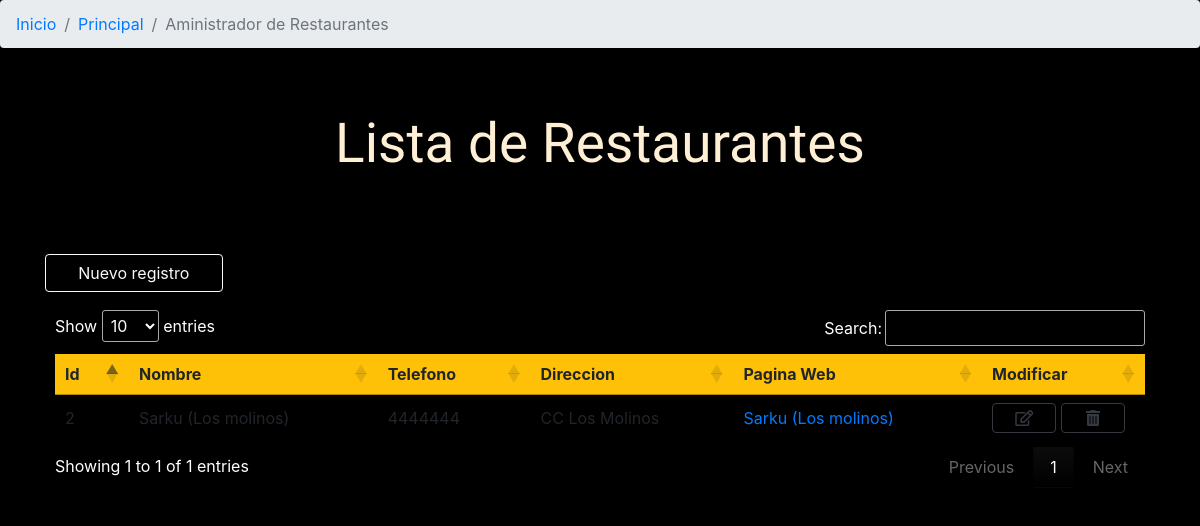
Before: /adminres.php (signed in) with the older database file.
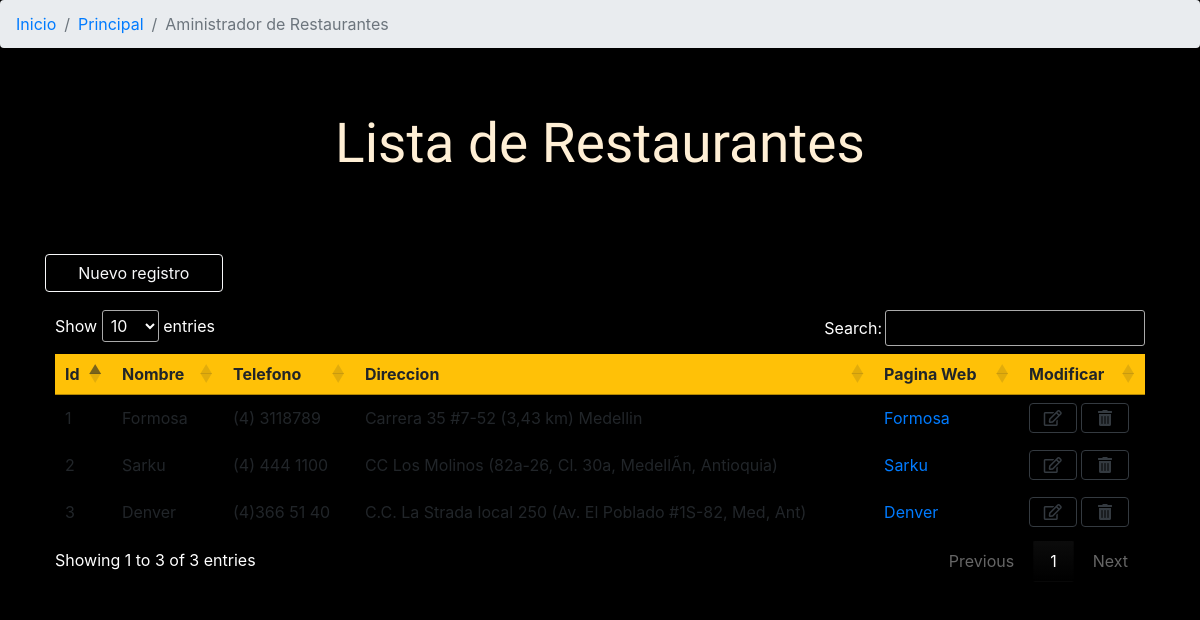
After: the same page with the newer database file.
### tables this page shows
CREATE TABLE `restaurantes` (
  `id` int(100) NOT NULL COMMENT 'id restaurantes',
  `nombre` varchar(50) NOT NULL COMMENT 'nombre restaurantes',
  `telefono` varchar(50) NOT NULL COMMENT 'telefono restaurantes',
  `direccion` varchar(100) NOT NULL COMMENT 'direccion restaurantes',
  `web` varchar(100) DEFAULT NULL COMMENT 'web restaurantes'
);

### clases/conexion.php (called while the page is built, shortened)
<?php
class Conexion {
	function __construct()
	{
		$this->servidor="localhost";
		$this->usuario="root";
		$this->clave="";
		$this->basededatos="proyectosis";
		$this->conexion=new mysqli($this->servidor,$this->usuario,$this->clave,$this->basededatos);
	}
}
?>

### clases/restaurantes.php (called while the page is built, shortened)
<?php
include("conexion.php");
class restaurantes extends Conexion {
	function __construct(){
		$this->tabla="restaurantes";
	}
	function listar(){
		$sql=" select * from ".$this->tabla." ";
		$registros=array();
		if ($this->conexion->query($sql)) {
			$resultado=$this->conexion->query($sql);
			while ($fila=$resultado->fetch_array()) {
				$registros[]=$fila;
			}
		} else {
			echo "Se presento un problema con el query: ".$sql;
		}
		return $registros;
	}
}
 ?>

### adminres.php (the view, shortened to what this page needs)
<?php
include("clases/restaurantes.php");
$clase=new Restaurantes;
$datos=$clase->listar();
?>
<html>
<head>
	<?php include("incluidos/css.php");?>
	</head>
<body>
	<nav aria-label="breadcrumb">
  <ol class="breadcrumb">
	 <li class="breadcrumb-item"><a href="index.php">Inicio</a></li>
	 <li class="breadcrumb-item"><a href="principal.php">Principal</a></li>
    <li class="breadcrumb-item active" aria-current="page">Aministrador de Restaurantes</li>
  </ol>
</nav>
<br>
<header class="bienvenida">
	<h1>Lista de Restaurantes</h1>
</header>
	<div class="container">
		<a href="restaurantes.formulario.php" class="btn btn-outline-light mb-2 btn-nuevo">Nuevo registro</a>
		<div class="tabla1">
				<table width="100%" id="tablarestaurantes" class="display">
					<thead>
						<tr class="bg-warning">
							<th>Id</th>
							<th>Nombre</th>
							<th>Telefono</th>
							<th>Direccion</th>
							<th>Pagina Web</th>
							<th>Modificar</th>
						</tr>
					</thead>
					<tbody>
						<?php
						foreach ($datos as $filaregistro) {
						?>
						<tr align="left">
							<td><?php echo $filaregistro["id"];?></td>
							<td><?php echo $filaregistro["nombre"];?></td>
							<td><?php echo $filaregistro["telefono"];?></td>
							<td><?php echo $filaregistro["direccion"];?></td>
							<td><a href="<?php echo $filaregistro["web"];?>"><?php echo $filaregistro["nombre"];?></a></td>
							<td><a href="restaurantes.formulario.php?id=<?php echo $filaregistro["id"];?>" class="btn btn-outline-dark modif"><i class="far fa-edit"></i></a>
								<a href="adminres.php?id=<?php echo $filaregistro["id"];?>" class="btn btn-outline-dark eliminar"><i class="fas fa-trash-alt"></i></a>
							</td>
						</tr>
						<?php
						}
						?>
					</tbody>
				</table>
		</div>
	</div>
</body>
</html>

Changed rows visible on the page:
added restaurantes: id "1", nombre "Formosa", telefono "(4) 3118789", direccion "Carrera 35 #7-52 (3,43 km) Medellin"
changed restaurantes id 2: nombre "Sarku (Los molinos)" → "Sarku"; telefono "4444444" → "(4) 444 1100"; direccion "CC Los Molinos" → "CC Los Molinos (82a-26, Cl. 30a, MedellÃ­n, Antioquia)"
added restaurantes: id "3", nombre "Denver", telefono "(4)366 51 40", direccion "C.C. La Strada local 250 (Av. El Poblado #1S-82, Med, Ant)"
Other visible differences:
text written by a page script: "Show entries Search: Showing 1 to 1 of 1 entries Previous 1 Next" → "Show entries Search: Showing 1 to 3 of 3 entries Previous 1 Next"
